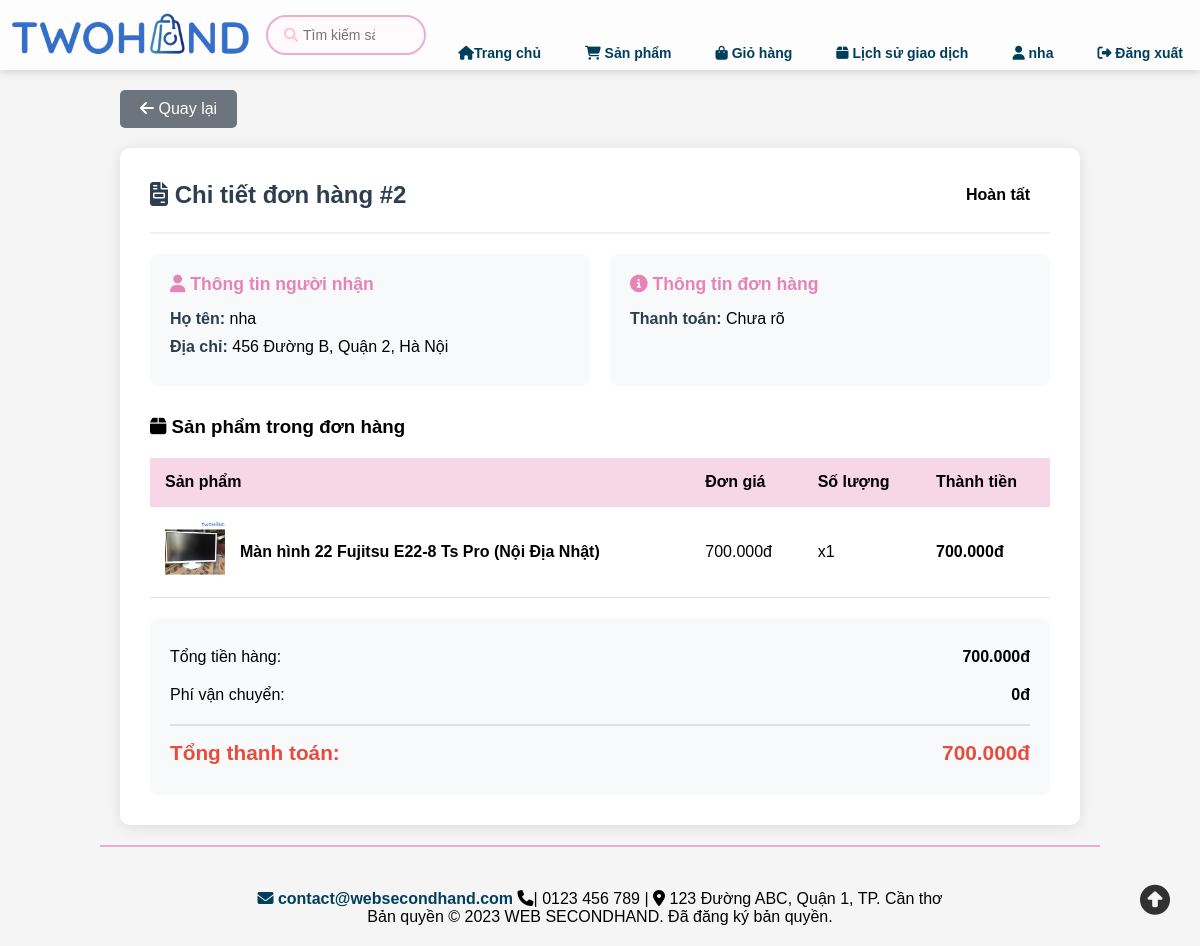
Page /controllers/chiTietDonHangController.php?MaDH=2 (signed in) on the committed database.
### tables this page shows
CREATE TABLE DonHang ( 
    MaDH INT(10) PRIMARY KEY AUTO_INCREMENT,
    IdTaiKhoan INT(10), 
    IdNguoiBan INT(10) NOT NULL, 
    NgayDat DATETIME DEFAULT CURRENT_TIMESTAMP,
    DiaChiGiao VARCHAR(255),
    TongTien DECIMAL(10) UNSIGNED,
    TrangThai ENUM('Chờ xử lý', 'Đã xác nhận', 'Đang giao', 'Hoàn tất', 'Đã hủy') DEFAULT 'Chờ xử lý',
    TrangThaiThanhToan ENUM('ChuaThanhToan', 'DaThanhToan', 'ChoHoanTien') DEFAULT 'ChuaThanhToan', 
    GhiChu TEXT,
    NgaySua DATETIME DEFAULT CURRENT_TIMESTAMP ON UPDATE CURRENT_TIMESTAMP,
    PhiSan DECIMAL(10,2) DEFAULT 0, 
    TienNguoiBanNhan DECIMAL(10,2) DEFAULT 0, 
    FOREIGN KEY (IdTaiKhoan) REFERENCES TaiKhoan(IdTaiKhoan) ON DELETE CASCADE ON UPDATE CASCADE,
    FOREIGN KEY (IdNguoiBan) REFERENCES TaiKhoan(IdTaiKhoan)
);

CREATE TABLE TaiKhoan ( 
    IdTaiKhoan INT(10) PRIMARY KEY AUTO_INCREMENT, 
    TenTK VARCHAR(100) NOT NULL,
    Email VARCHAR(100) NOT NULL UNIQUE,
    Sdt VARCHAR(10) NOT NULL, 
    MatKhau VARCHAR(255) NOT NULL, 
    VaiTro TINYINT DEFAULT 0 CHECK (VaiTro IN (0,1)), 
    IdGoogle VARCHAR(255) DEFAULT NULL, 
    TrangThaiBanHang ENUM('ChuaKichHoat','DangHoatDong','BiKhoa') DEFAULT 'ChuaKichHoat', 
    ThoiGianTao DATETIME NOT NULL DEFAULT CURRENT_TIMESTAMP,
    Avatar VARCHAR(255) DEFAULT NULL
);

CREATE TABLE ChiTietDonHang ( 
    MaCTDH INT(10) PRIMARY KEY AUTO_INCREMENT,
    MaDH INT(10),
    MaHH INT(10),
    SoLuongSanPham SMALLINT UNSIGNED, 
    DonGia DECIMAL(10,2) UNSIGNED,
    GiamGia DECIMAL(10,2) DEFAULT 0,
    FOREIGN KEY (MaDH) REFERENCES DonHang(MaDH) ON DELETE CASCADE ON UPDATE CASCADE,
    FOREIGN KEY (MaHH) REFERENCES HangHoa(MaHH) ON DELETE CASCADE ON UPDATE CASCADE
);

CREATE TABLE HangHoa ( 
    MaHH INT(10) PRIMARY KEY AUTO_INCREMENT,
    IdNguoiBan INT(10) NOT NULL, 
    MaDM INT(10), 
    TenHH VARCHAR(255) NOT NULL,
    SoLuongHH SMALLINT UNSIGNED,
    Gia DECIMAL(10,2) UNSIGNED,
    GiaThiTruong DECIMAL(10, 2) DEFAULT 0,
    NgayThem DATETIME DEFAULT CURRENT_TIMESTAMP,
    ChatLuongHang ENUM('Mới', 'Đã qua sử dụng', 'Gần như mới'),
    TinhTrangHang ENUM('Còn hàng', 'Hết hàng', 'Ngưng kinh doanh'), 
    TrangThaiDuyet ENUM('ChoDuyet','DaDuyet','TuChoi') DEFAULT 'ChoDuyet',
    LyDoTuChoi TEXT DEFAULT NULL, 
    MoTa LONGTEXT,
    HienThi TINYINT(1) DEFAULT 1,
    FOREIGN KEY (MaDM) REFERENCES DanhMuc(MaDM) ON DELETE CASCADE ON UPDATE CASCADE,  
    FOREIGN KEY (IdNguoiBan) REFERENCES TaiKhoan(IdTaiKhoan) ON DELETE CASCADE 
);

### controllers/chiTietDonHangController.php (called while the page is built, shortened)
<?php
require_once __DIR__ . '/../includes/ketnoi.php';
require_once __DIR__ . '/../models/chiTietDonHangModel.php';
$idUser = $_SESSION['IdTaiKhoan'];
$maDH = intval($_GET['MaDH'] ?? 0);
try {
    $model = new chiTietDonHangModel($conn);
    $order = $model->layThongTinDonHang($maDH, $idUser);
    $items = $model->layChiTietSanPham($maDH);
    $payment = $model->layThongTinThanhToan($maDH);
} catch (Exception $e) {
    die("Đã có lỗi xảy ra: " . $e->getMessage());
}
include_once __DIR__ . '/../views/chiTietDonHang.php';

### models/chiTietDonHangModel.php (called while the page is built, shortened)
<?php
class chiTietDonHangModel
{
    private $conn;
    public function __construct($conn)
    {
        $this->conn = $conn;
    }
    public function layThongTinDonHang($maDH, $idUser)
    {
        $sql_order = "
            SELECT dh.MaDH, dh.NgayDat, dh.DiaChiGiao, dh.TongTien, dh.TrangThai, dh.GhiChu,
                   tk.TenTK, tk.Email, tk.Sdt
            FROM DonHang dh
            JOIN TaiKhoan tk ON dh.IdTaiKhoan = tk.IdTaiKhoan
            WHERE dh.MaDH = ? AND dh.IdTaiKhoan = ?
        ";
        $stmt = $this->conn->prepare($sql_order);
        $stmt->bind_param("ii", $maDH, $idUser);
        $stmt->execute();
        return $stmt->get_result()->fetch_assoc();
    }
    public function layChiTietSanPham($maDH)
    {
        $sql_items = "
            SELECT
                ct.SoLuongSanPham,
                ct.DonGia,
                h.TenHH,
                h.MaHH,
                (SELECT URL FROM HinhAnh WHERE MaHH = h.MaHH LIMIT 1) as AnhDaiDien
            FROM ChiTietDonHang ct
            JOIN HangHoa h ON ct.MaHH = h.MaHH
            WHERE ct.MaDH = ?
        ";
        $stmt_items = $this->conn->prepare($sql_items);
        $stmt_items->bind_param("i", $maDH);
        $stmt_items->execute();
        return $stmt_items->get_result()->fetch_all(MYSQLI_ASSOC);
    }
    public function layThongTinThanhToan($maDH)
    {
        $sql_payment = "SELECT * FROM ThanhToan WHERE MaDH = ? LIMIT 1";
        $stmt_payment = $this->conn->prepare($sql_payment);
        $stmt_payment->bind_param("i", $maDH);
        $stmt_payment->execute();
        return $stmt_payment->get_result()->fetch_assoc();
    }
}

### views/chiTietDonHang.php (the view, shortened to what this page needs)
<!DOCTYPE html>
<html lang="vi">
<head>
    <link rel="stylesheet" href="https://cdnjs.cloudflare.com/ajax/libs/font-awesome/6.4.0/css/all.min.css">
    <link href="../assets/css/header.css" rel="stylesheet">
    <link href="../assets/css/color.css" rel="stylesheet">
    <link href="../assets/css/chiTietDonHang.css" rel="stylesheet">
</head>
<body>
    <?php include '../includes/header.php'; ?>
    <div class="container">
        <a href="lichSuDonHangController.php" class="back-btn">
            <i class="fa-solid fa-arrow-left"></i> Quay lại
        </a>
        <div class="order-detail-card">
            <div class="order-header">
                <div class="order-title">
                    <i class="fa-solid fa-file-invoice"></i> Chi tiết đơn hàng #<?= $maDH ?>
                </div>
                <div class="order-status status-<?= strtolower(str_replace(' ', '-', $order['TrangThai'])) ?>">
                    <?= htmlspecialchars($order['TrangThai']) ?>
                </div>
            </div>
            <div class="info-section">
                <div class="info-box">
                    <h3><i class="fa-solid fa-user"></i> Thông tin người nhận</h3>
                    <div class="info-item">
                        <strong>Họ tên:</strong> <?= htmlspecialchars($order['TenTK']) ?>
                    </div>
                    <div class="info-item">
                        <strong>Địa chỉ:</strong> <?= htmlspecialchars($order['DiaChiGiao']) ?>
                    </div>
                </div>
                <div class="info-box">
                    <h3><i class="fa-solid fa-info-circle"></i> Thông tin đơn hàng</h3>
                    <div class="info-item">
                        <strong>Thanh toán:</strong>
                        <?= htmlspecialchars($payment['PhuongThuc'] ?? 'Chưa rõ') ?>
                    </div>
                </div>
            </div>
            <h3 style="margin-bottom: 15px;">
                <i class="fa-solid fa-box"></i> Sản phẩm trong đơn hàng
            </h3>
            <table class="products-table">
                <thead>
                    <tr>
                        <th>Sản phẩm</th>
                        <th>Đơn giá</th>
                        <th>Số lượng</th>
                        <th>Thành tiền</th>
                    </tr>
                </thead>
                <tbody>
                    <?php
                    $tongTienSanPham = 0;
                    foreach ($items as $item):
                        $thanhTien = $item['DonGia'] * $item['SoLuongSanPham'];
                        $tongTienSanPham += $thanhTien;
                        $imgSrc = !empty($item['AnhDaiDien']) ? '../' . $item['AnhDaiDien'] : '../assets/images/no-image.png';
                    ?>
                        <tr>
                            <td>
                                <div class="product-name-cell">
                                    <img src="<?= htmlspecialchars($imgSrc) ?>" alt="" class="product-img">
                                    <strong><?= htmlspecialchars($item['TenHH']) ?></strong>
                                </div>
                            </td>
                            <td><?= number_format($item['DonGia'], 0, ',', '.') ?>đ</td>
                            <td>x<?= $item['SoLuongSanPham'] ?></td>
                            <td><strong><?= number_format($thanhTien, 0, ',', '.') ?>đ</strong></td>
                        </tr>
                    <?php endforeach; ?>
                </tbody>
            </table>
            <div class="summary-box">
                <div class="summary-item">
                    <span>Tổng tiền hàng:</span>
                    <strong><?= number_format($tongTienSanPham, 0, ',', '.') ?>đ</strong>
                </div>
                <div class="summary-item">
                    <span>Phí vận chuyển:</span>
                    <strong><?= number_format($order['TongTien'] - $tongTienSanPham, 0, ',', '.') ?>đ</strong>
                </div>
                <div class="summary-item summary-total">
                    <span>Tổng thanh toán:</span>
                    <span><?= number_format($order['TongTien'], 0, ',', '.') ?>đ</span>
                </div>
            </div>
        </div>
    </div>
    <?php include '../includes/footer.php'; ?>
</body>
</html>

### assets/css/header.css (style rules this page uses)
html, body { overflow-x: hidden; }
body { font-family: Arial, sans-serif; background-color:var(--bs-pink-50); margin: 0; padding: 0; }

### assets/css/chiTietDonHang.css (style rules this page uses)
* { margin: 0; padding: 0; box-sizing: border-box; }
body { font-family: Arial, sans-serif; background: #f5f5f5; padding: 20px 0; }
.container { max-width: 1000px; margin: 0 auto; padding: 0 20px; }
.back-btn { display: inline-block; padding: 10px 20px; background: #6c757d; color: white; text-decoration: none; border-radius: 5px; margin-bottom: 20px; transition: background 0.3s; }
.order-detail-card { background: white; border-radius: 10px; padding: 30px; box-shadow: 0 2px 15px rgba(0, 0, 0, 0.1); margin-bottom: 20px; }
.order-header { display: flex; justify-content: space-between; align-items: center; padding-bottom: 20px; border-bottom: 2px solid #f0f0f0; margin-bottom: 20px; }
.order-title { font-size: 1.5rem; font-weight: bold; color: #2c3e50; }
.order-status { padding: 8px 20px; border-radius: 25px; font-weight: 600; font-size: 1rem; }
.info-section { display: grid; grid-template-columns: repeat(2, 1fr); gap: 20px; margin-bottom: 30px; }
.info-box { padding: 20px; background: #f8f9fa; border-radius: 8px; }
.info-box h3 { color: var(--bs-pink-300); margin-bottom: 15px; font-size: 1.1rem; }
.info-item { margin-bottom: 10px; }
.info-item strong { color: #2c3e50; }
.products-table { width: 100%; border-collapse: collapse; margin-top: 20px; }
.products-table thead { background: var(--bs-pink-100); }
.products-table th, .products-table td { padding: 15px; text-align: left; border-bottom: 1px solid #e0e0e0; }
.product-img { width: 60px; height: 60px; object-fit: cover; border-radius: 5px; }
.product-name-cell { display: flex; align-items: center; gap: 15px; }
.summary-box { background: #f8f9fa; padding: 20px; border-radius: 8px; margin-top: 20px; }
.summary-item { display: flex; justify-content: space-between; padding: 10px 0; font-size: 1rem; }
.summary-total { font-size: 1.3rem; font-weight: bold; color: #e74c3c; border-top: 2px solid #dee2e6; padding-top: 15px; margin-top: 10px; }
.container { margin-top: 70px; }

### rows in the picture
donhang: TrangThai "Hoàn tất", IdTaiKhoan.TenTK "nha", DiaChiGiao "456 Đường B, Quận 2, Hà Nội", $order['TongTien']-$tongTienSanPham "0", TongTien "700.000"
chitietdonhang: MaHH.TenHH "Màn hình 22 Fujitsu E22-8 Ts Pro (Nội Địa Nhật)", DonGia "700.000", SoLuongSanPham "1", thanhTien "700.000"

### other values in the picture
$_SESSION['TenTK'] "nha"
$maDH "2"
$payment['PhuongThuc'] "Chưa rõ"
$tongTienSanPham "700.000"
